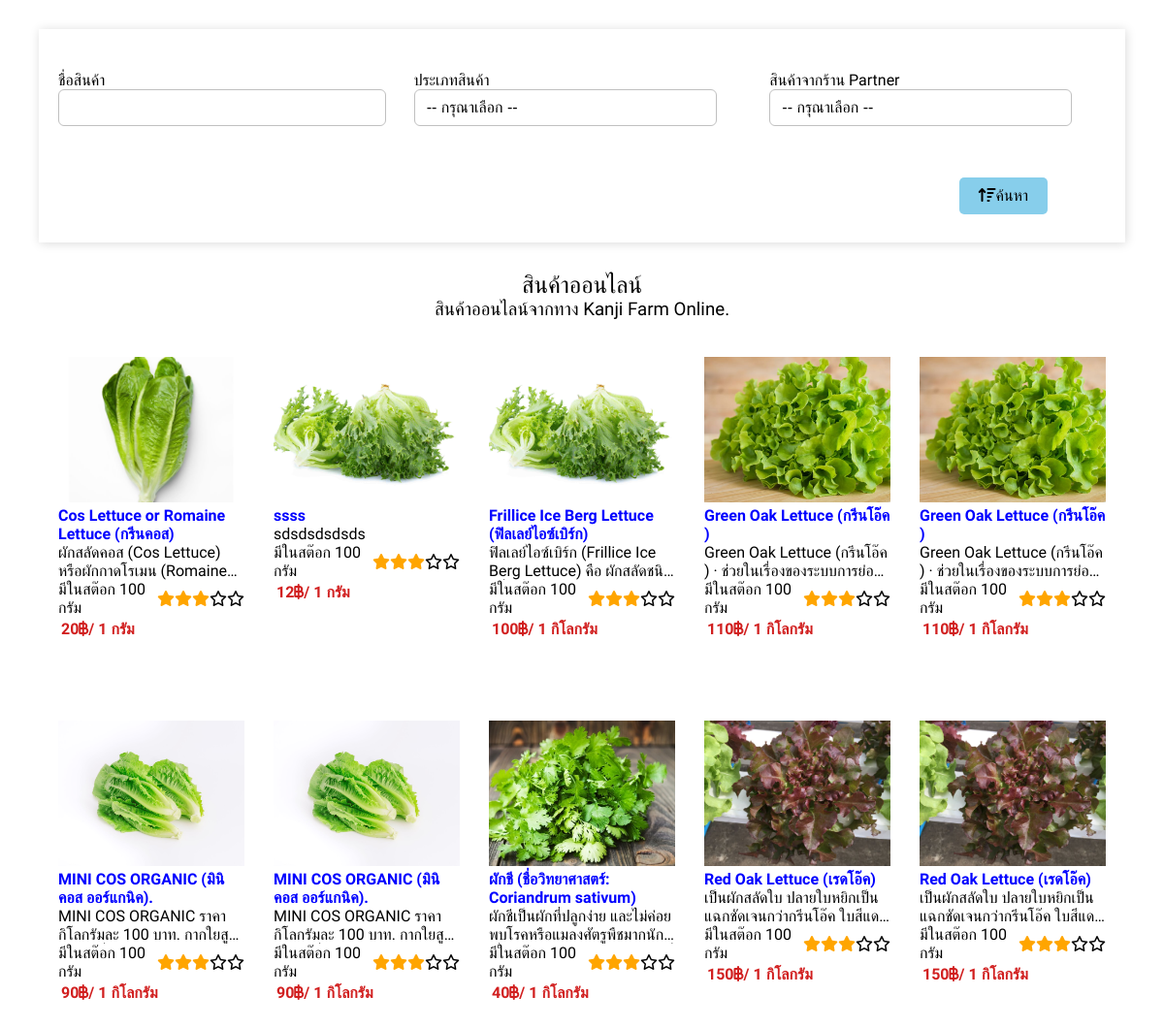
Page /img-shop/shopping_online.php (signed in) on the committed database.
### tables this page shows
CREATE TABLE `kanji_products` (
  `product_id` int(10) NOT NULL,
  `product_member_id` varchar(10) NOT NULL,
  `product_name` varchar(225) NOT NULL,
  `product_price` varchar(20) NOT NULL,
  `product_amount` varchar(20) NOT NULL,
  `product_type_name` varchar(80) NOT NULL,
  `product_shop_name` varchar(80) NOT NULL,
  `product_type_id` int(10) NOT NULL,
  `product_user_id` int(10) NOT NULL,
  `product_status` int(10) NOT NULL DEFAULT 1,
  `product_timestamp` timestamp NOT NULL DEFAULT current_timestamp(),
  `product_img` varchar(300) NOT NULL,
  `product_detail` text NOT NULL,
  `product_sub_detail` varchar(500) NOT NULL,
  `comment_id` int(10) NOT NULL,
  `review_id` int(10) NOT NULL,
  `product_shop_id` int(10) NOT NULL,
  `option_price` varchar(10) NOT NULL,
  `option_amount` varchar(10) NOT NULL
);

### services/class/Connection.php (called while the page is built, shortened)
<?php
class Connection {
		public $hostname 	= 'localhost';
		public $username 	= 'root';
		public $password	= '';
		public $dbname 		= 'atsamatd_atsamatd';
		public function openConnection(){
			try{
				$server = @$_SERVER['SERVER_NAME'];
				if($server == 'localhost'):
					$conn = new PDO("mysql:host=$this->hostname;dbname=$this->dbname;",$this->username,$this->password);
					$conn->setAttribute(PDO::ATTR_ERRMODE,PDO::ERRMODE_EXCEPTION);
				else:
					$conn = new PDO("mysql:host=$this->hostname;dbname=atsamatd_atsamatd;","atsamatd_root","atsamatd");
					$conn->setAttribute(PDO::ATTR_ERRMODE,PDO::ERRMODE_EXCEPTION);
				endif;
				return $this->pdo = $conn;
			}catch(PDOException $err){
				echo $err->getMessage();
			}
		}
		public function id_encrypt($id){
			$privateKey = "id-123";
			$iv = "asdfghzxcv12340k";
			$sslID = openssl_encrypt($id,'AES-256-CBC',$privateKey,0,$iv);
			return $sslID;
		}
}
?>

### img-shop/shopping_online.php (the view, shortened to what this page needs)
<?php
    require_once "./services/class/Connection.php";
    $checkAuthen = new Connection();
?>
<!DOCTYPE html>
<html lang="en">
<head>
    <link rel="stylesheet" href="./style.css">
</head>
<body>
<div id="wrapper">
   <?php include ('./header-template.php'); ?>
    <div class="container">
        <form action="#" method="get">
            <section class="shop-filter">
                <div class="form-group filter">
                    <label for="">ชื่อสินค้า</label>
                    <input type="text" name="produce_name" class="form-control" style="width: 90%">
                </div>
                <div class="form-group filter">
                    <label for="">ประเภทสินค้า</label>
                    <select  name="produce_type" class="form-control" style="width: 90%">
                        <option value="">-- กรุณาเลือก --</option>
                    </select>
                </div>
                <div class="form-group filter">
                    <label for="">สินค้าจากร้าน Partner</label>
                    <select name="produce_partner" class="form-control" style="width: 90%">
                        <option value="">-- กรุณาเลือก --</option>
                    </select>
                </div>
                <div class="form-group"></div>
                <div class="form-group"></div>
                <div class="form-group filter">
                    <button type="submit" value="key-search" name="filter-search" class="btn btn-filter-skyblue float-right margin-right-60"> <i class="fa-solid fa-arrow-up-wide-short"></i> ค้นหา</button>
                </div>
            </section>
        </form>
        <article class="product">
            <div class="center"><h1 class="main-text" style="margin-block-end: 0 !important;">สินค้าออนไลน์</h1></div>
            <div class="center"><h3 class="sub-text" style="margin-block-start: 0 !important;">สินค้าออนไลน์จากทาง Kanji Farm Online. </h3></div>
            <br>
            <section class="container-product-shop">
                <?php
                    $product_name   = isset($_GET['produce_name']) ? htmlspecialchars(trim($_GET['produce_name'])): '';
                    $produce_type   = isset($_GET['produce_type']) ? htmlspecialchars(trim($_GET['produce_type'])): '';
                    $produce_partner   = isset($_GET['produce_partner']) ? htmlspecialchars(trim($_GET['produce_partner'])): '';
                    $fillter_search = isset($_GET['filter-search']) ? htmlspecialchars(trim($_GET['filter-search'])): '';
                    $fillter = "";
                    if(empty($fillter_search)):
                        $fillter .= "1=1";
                    elseif(!empty($fillter_search) && !empty($product_name)):
                        $fillter .= "produce_name = $product_name";
                    elseif(!empty($fillter_search) && !empty($produce_type)):
                        $fillter .= "produce_name = $produce_type";
                    elseif(!empty($fillter_search) && !empty($produce_partner)):
                        $fillter .= "produce_name = $produce_partner";
                    elseif(!empty($fillter_search) && !empty($product_name) && !empty($produce_type)):
                        $fillter .= "produce_name = $product_name AND produce_type = $produce_type";
                    elseif(!empty($fillter_search) && !empty($produce_partner) && !empty($product_name) && !empty($produce_type)):
                        $fillter .= "produce_name = $produce_partner AND produce_name = $product_name AND produce_type = $produce_type";
                    elseif(!empty($fillter_search) && !empty($produce_partner) && !empty($product_name)):
                        $fillter .= "produce_name = $produce_partner AND produce_name = $product_name";
                    elseif(!empty($fillter_search) && !empty($produce_partner) && !empty($produce_type)):
                    $fillter .= "produce_name = $produce_partner AND produce_type = $produce_type";
                    else:
                    endif;
                    $checkAuthen->openConnection();
                    $stmt_product = $checkAuthen->pdo->prepare("SELECT * FROM `kanji_products` WHERE ? ");
                    $stmt_product->execute(array($fillter));
                    while($R_PRODUCT =  $stmt_product->fetch(PDO::FETCH_ASSOC)):
                ?>
                <div class="box-product">
                    <div class="img-profile-shop">
                        <img class="img-action" src="./backend_disc/bs-advance-admin/advance-admin/<?php echo $R_PRODUCT['product_img'] ?>" alt="">
                    </div>
                    <h3><a href="./shop_product.php?product_id=<?php echo $checkAuthen->id_encrypt($R_PRODUCT['product_id']); ?>"><?php echo $R_PRODUCT['product_name'] ?></a></h3>
                    <h4 class="sub-text short-text"><?php echo $R_PRODUCT['product_detail'] ?></h4>
                    <div class="detail-option">
                        <div class="stock">มีในสต๊อก 100 กรัม</div>
                        <div class="option-review">
                        <i class="fa-solid fa-star orange"></i>
                        <i class="fa-solid fa-star orange"></i>
                        <i class="fa-solid fa-star orange"></i>
                        <i class="fa-regular fa-star"></i>
                        <i class="fa-regular fa-star"></i>
                        </div>
                    </div>
                    <h4 class="price">
                        <?php echo $R_PRODUCT['product_price']; ?><i class="fa-solid fa-baht-sign"></i>
                         / <?php echo '1 '.$R_PRODUCT['option_price'] ?>
                    </h4>
                </div>
                <?php
                    endwhile;
                ?>
            </section>
        </article>
    </div>
</div>
</body>
</html>
<?php exit; ?>

### rows in the picture
kanji_products: product_img (picture), product_name "Cos Lettuce or Romaine Lettuce (กรีนคอส)", product_detail "ผักสลัดคอส (Cos Lettuce) หรือผักกาดโรเมน…", product_price "20", option_price "กรัม"
kanji_products: product_img (picture), product_name "ssss", product_detail "sdsdsdsdsds", product_price "12", option_price "กรัม"
kanji_products: product_img (picture), product_name "Frillice Ice Berg Lettuce (ฟิลเลย์ไอซ์เบิร์ก)", product_detail "ฟิลเลย์ไอซ์เบิร์ก (Frillice Ice Berg Lettuce)…", product_price "100", option_price "กิโลกรัม"
kanji_products: product_img (picture), product_name "Green Oak Lettuce (กรีนโอ๊ค )", product_detail "Green Oak Lettuce (กรีนโอ๊ค )…", product_price "110", option_price "กิโลกรัม"
kanji_products: product_img (picture), product_name "Green Oak Lettuce (กรีนโอ๊ค )", product_detail "Green Oak Lettuce (กรีนโอ๊ค )…", product_price "110", option_price "กิโลกรัม"
kanji_products: product_img (picture), product_name "MINI COS ORGANIC (มินิคอส ออร์แกนิค).", product_detail "MINI COS ORGANIC ราคากิโลกรัมละ 100…", product_price "90", option_price "กิโลกรัม"
kanji_products: product_img (picture), product_name "MINI COS ORGANIC (มินิคอส ออร์แกนิค).", product_detail "MINI COS ORGANIC ราคากิโลกรัมละ 100…", product_price "90", option_price "กิโลกรัม"
kanji_products: product_img (picture), product_name "ผักชี (ชื่อวิทยาศาสตร์: Coriandrum sativum)", product_detail "ผักชีเป็นผักที่ปลูกง่าย…", product_price "40", option_price "กิโลกรัม"
kanji_products: product_img (picture), product_name "Red Oak Lettuce (เรดโอ๊ค)", product_detail "เป็นผักสลัดใบ…", product_price "150", option_price "กิโลกรัม"
kanji_products: product_img (picture), product_name "Red Oak Lettuce (เรดโอ๊ค)", product_detail "เป็นผักสลัดใบ…", product_price "150", option_price "กิโลกรัม"
